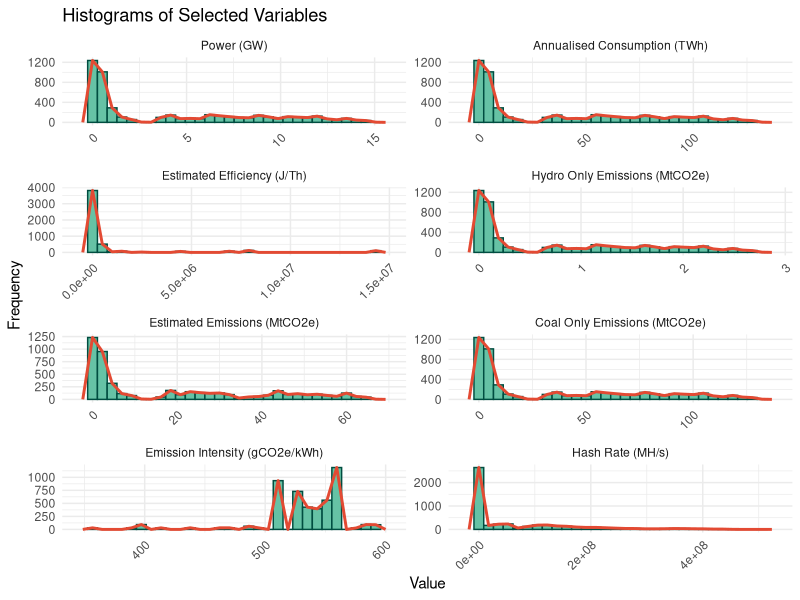
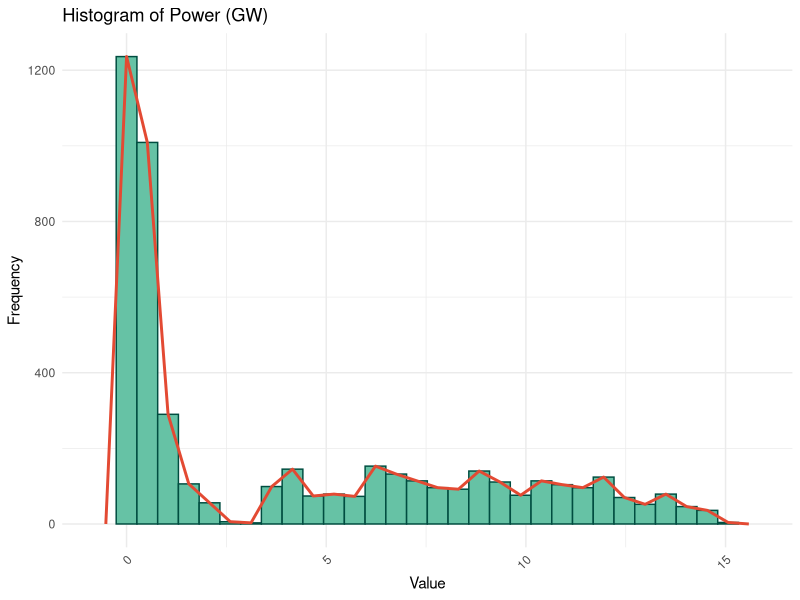
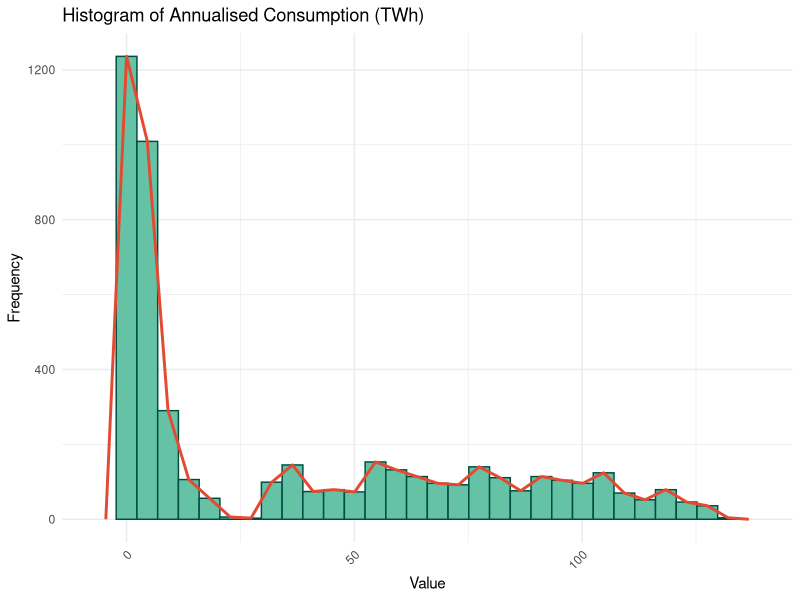
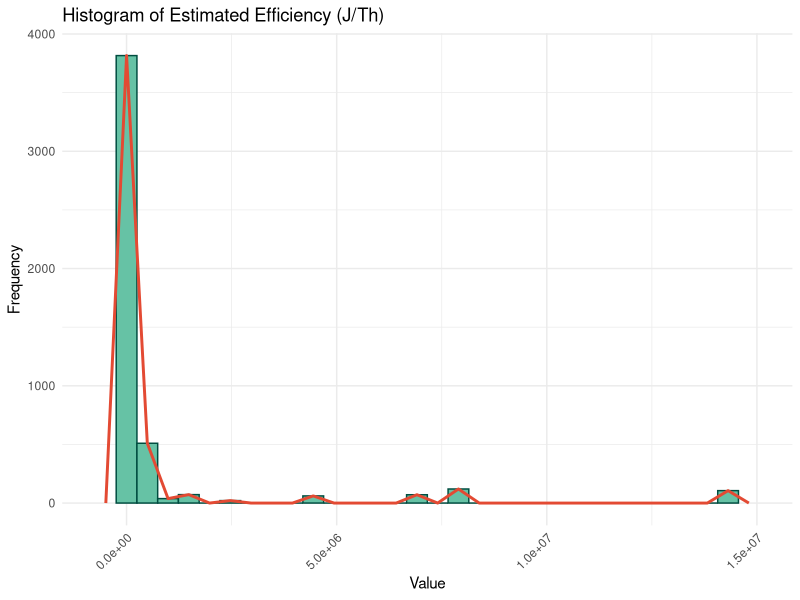
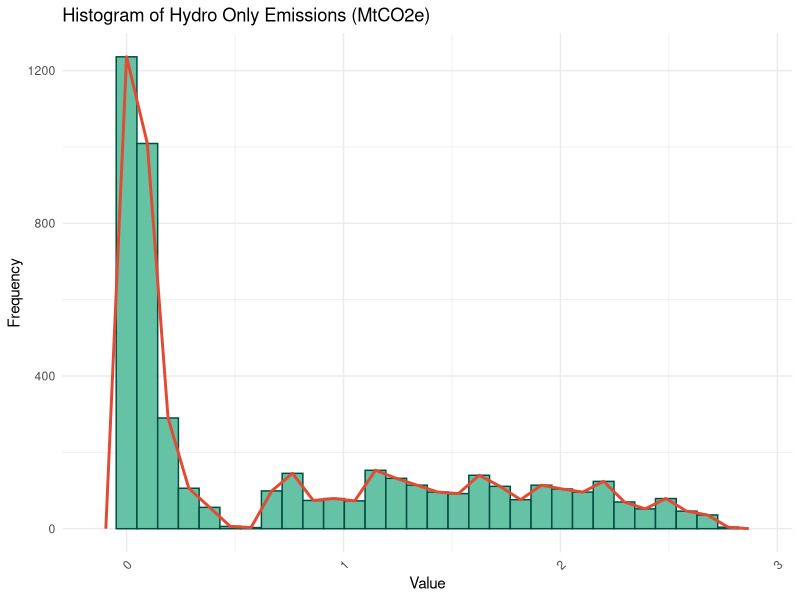
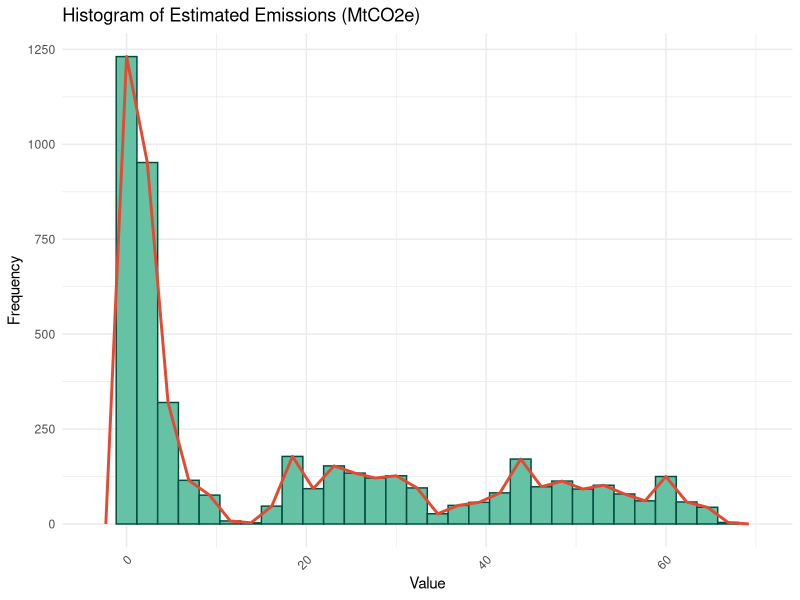
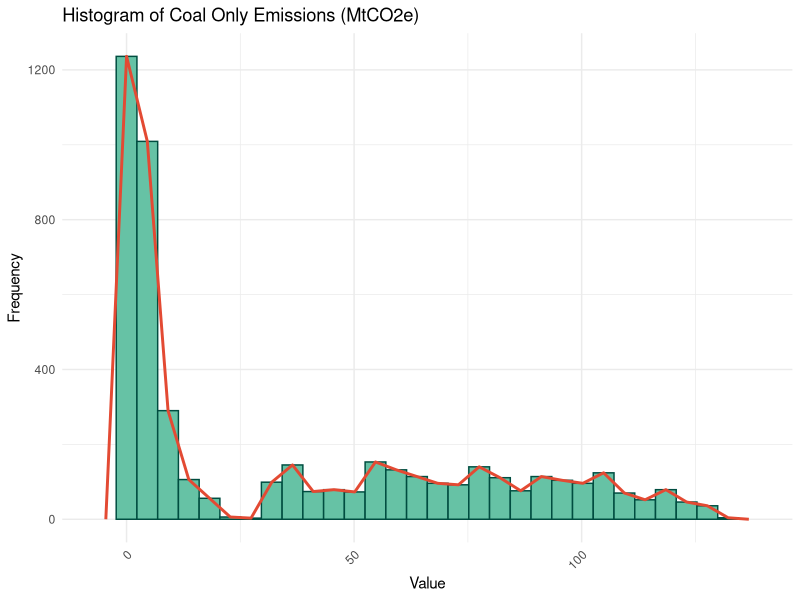
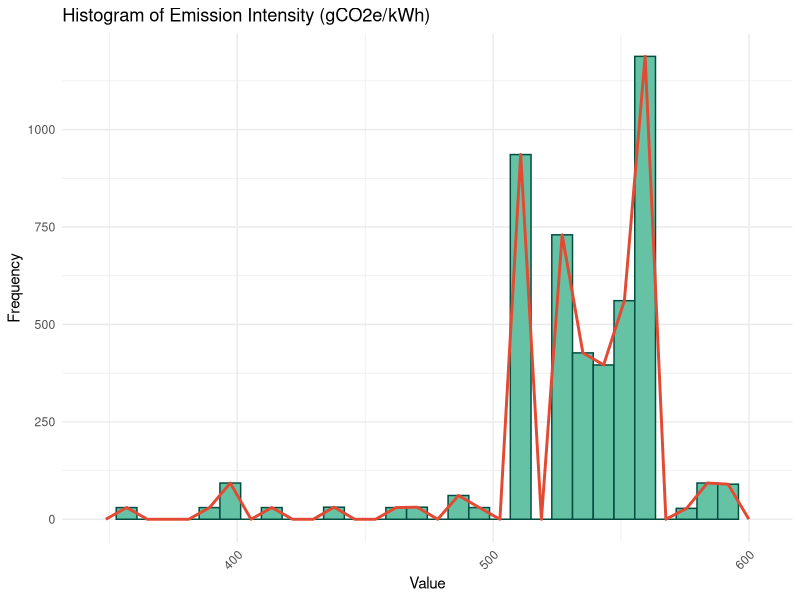

The R source for these figures, in order:
## ---- chunk 1
knitr::opts_chunk$set(echo = TRUE)
## ---- chunk 2

library(lubridate)
library(dplyr)
library(ggplot2)
library(rlang)
library(gridExtra)
library(ggthemes)
library(tidyverse)
library(reshape2)
library(corrplot)

## ---- chunk 3

Cleaned_bitcoin_mining <- read.csv("Cleaned_bitcoin_mining.csv")

head(Cleaned_bitcoin_mining)


## ---- chunk 4
dim(Cleaned_bitcoin_mining)
str(Cleaned_bitcoin_mining)


## ---- chunk 5

summary(Cleaned_bitcoin_mining)
## ---- chunk 6

sum(is.na(Cleaned_bitcoin_mining))

## ---- chunk 7

sapply(Cleaned_bitcoin_mining, function(x) length(unique(x)))

## ---- chunk 8

Cleaned_bitcoin_mining$'Date.and.Time' <- as.POSIXct(Cleaned_bitcoin_mining$'Date.and.Time',format= "%Y-%m-%dT%H:%M:%S")

 str(Cleaned_bitcoin_mining)
 
 class(Cleaned_bitcoin_mining$Date.and.Time)
 
 date_range <- range(Cleaned_bitcoin_mining$Date.and.Time)
 
 date_range
 
## ---- chunk 9

# there are the selected variables for analysis
variables <- c('power.GUESS..GW', 'annualised.consumption.GUESS..TWh', 'Estimated.efficiency..J.Th', 
               'Hydro.only..MtCO2e', 'Estimated..MtCO2e', 'Coal.only..MtCO2e', 
               'Emission.intensity..gCO2e.kWh', 'Hash.rate.MH.s')



# Improving the variable names for display in the plots
var_names <- c('Power (GW)', 'Annualised Consumption (TWh)', 'Estimated Efficiency (J/Th)', 
               'Hydro Only Emissions (MtCO2e)', 'Estimated Emissions (MtCO2e)', 'Coal Only Emissions (MtCO2e)', 
               'Emission Intensity (gCO2e/kWh)', 'Hash Rate (MH/s)')

# Convert data to long format for facetting
df_long <- Cleaned_bitcoin_mining %>%
  select(all_of(variables)) %>%
  pivot_longer(cols = everything(), names_to = "Variable", values_to = "Value")

df_long$Variable <- factor(df_long$Variable, levels = variables, labels = var_names)

# All histogram in one view
p <- ggplot(df_long, aes(x = Value)) + 
  geom_histogram(aes(y = ..count..), fill = '#66c2a5', color = '#004d40', bins = 30) +
  geom_freqpoly(color = "#e34a33", size = 1) +
  facet_wrap(~ Variable, scales = "free", ncol = 2) +
  theme_minimal() + 
  labs(title = "Histograms of Selected Variables", y = "Frequency") +
  theme(axis.text.x = element_text(angle = 45, hjust = 1))

print(p)


# printing each histogram for better view
for(i in 1:length(variables)) {
    df_subset <- df_long[df_long$Variable == var_names[i], ]
    
    p <- ggplot(df_subset, aes(x = Value)) + 
      geom_histogram(aes(y = ..count..), fill = '#66c2a5', color = '#004d40', bins = 30) +
      geom_freqpoly(color = "#e34a33", size = 1) +
      labs(title = paste("Histogram of", var_names[i]), y = "Frequency") +
      theme_minimal() + 
      theme(axis.text.x = element_text(angle = 45, hjust = 1))
    
    
    print(p)
}

## ---- chunk 10

for(i in 1:length(variables)) {
  p <- ggplot(Cleaned_bitcoin_mining, aes(y = Cleaned_bitcoin_mining[[variables[i]]])) + 
    geom_boxplot(fill = '#66c2a5', color = '#004d40', outlier.color = "red", outlier.size = 2) +
    labs(title = paste("Box Plot of", var_names[i]), y = var_names[i]) +
    theme_minimal() 
  
  print(p)
}



## ---- chunk 11

variables <- c('power.GUESS..GW', 'annualised.consumption.GUESS..TWh', 'Estimated.efficiency..J.Th', 
               'Hydro.only..MtCO2e', 'Estimated..MtCO2e', 'Coal.only..MtCO2e', 
               'Emission.intensity..gCO2e.kWh', 'Hash.rate.MH.s')


# sapply function is used to apply a finction to each variable in the 'variables'

outliers_counts <- sapply(variables, function(var) {

  Q1 <- quantile(Cleaned_bitcoin_mining[[var]], 0.25)
  Q3 <- quantile(Cleaned_bitcoin_mining[[var]], 0.75)
  IQR <- Q3 - Q1
  
  lower_bound <- Q1 - 1.5 * IQR
  upper_bound <- Q3 + 1.5 * IQR
  
  outliers <- Cleaned_bitcoin_mining[[var]][Cleaned_bitcoin_mining[[var]] < lower_bound | 
                                           Cleaned_bitcoin_mining[[var]] > upper_bound]
  
  length(outliers)
})

names(outliers_counts) <- variables

outliers_counts



## ---- chunk 12


Cleaned_bitcoin_mining_copy <- Cleaned_bitcoin_mining

for(var in variables) {
  
  Q1 <- quantile(Cleaned_bitcoin_mining_copy[[var]], 0.25)
  Q3 <- quantile(Cleaned_bitcoin_mining_copy[[var]], 0.75)
  IQR <- Q3 - Q1
  

  lower_bound <- Q1 - 1.5 * IQR
  upper_bound <- Q3 + 1.5 * IQR
  
  Cleaned_bitcoin_mining_copy[[var]] <- ifelse(Cleaned_bitcoin_mining_copy[[var]] < lower_bound, lower_bound, 
                                               ifelse(Cleaned_bitcoin_mining_copy[[var]] > upper_bound, upper_bound, 
                                                      Cleaned_bitcoin_mining_copy[[var]]))
}

summary(Cleaned_bitcoin_mining_copy[variables])

for (var in variables) {
  
  p <- ggplot(Cleaned_bitcoin_mining_copy, aes_string(x = var)) + 
    geom_histogram(aes(y = ..count..),fill = '#66c2a5', color = '#004d40', bins = 30) +
    geom_freqpoly(color = "#e34a33", size = 1) +
    labs(title = paste("Histogram of", var, "after Capping/Flooring"), y = "Frequency") +
    theme_minimal() +
    theme(axis.text.x = element_text(angle = 45, hjust = 1))
  
  print(p)
}


## ---- chunk 13

Cleaned_bitcoin_mining_log <- Cleaned_bitcoin_mining
for (var in variables) {
  Cleaned_bitcoin_mining_log[[paste0("log_", var)]] <- log1p(Cleaned_bitcoin_mining[[var]])
}

# Visualize the log-transformed data
for (var in paste0("log_", variables)) {
  # Plot
  p <- ggplot(Cleaned_bitcoin_mining_log, aes_string(x = var)) + 
    geom_histogram(aes(y = ..count..), fill = '#66c2a5', color = '#004d40', bins = 30) +
    geom_freqpoly(color = "#e34a33", size = 1) +
    labs(title = paste("Histogram of Log Transformed", var), y = "Frequency") +
    theme_minimal() +
    theme(axis.text.x = element_text(angle = 45, hjust = 1))
  
  print(p)
}


## ---- chunk 14

data_without_outliers <- Cleaned_bitcoin_mining

for (var in variables) {
  
  Q1 <- quantile(Cleaned_bitcoin_mining[[var]], 0.25)
  Q3 <- quantile(Cleaned_bitcoin_mining[[var]], 0.75)
  IQR <- Q3 - Q1
  
  lower_bound <- Q1 - 1.5 * IQR
  upper_bound <- Q3 + 1.5 * IQR
  
  data_without_outliers <- data_without_outliers[data_without_outliers[[var]] >= lower_bound & data_without_outliers[[var]] <= upper_bound, ]
}

data_with_outliers <- Cleaned_bitcoin_mining

summary_without_outliers <- summary(data_without_outliers[variables])
summary_with_outliers <- summary(data_with_outliers[variables])

list(Without_Outliers = summary_without_outliers, With_Outliers = summary_with_outliers)



## ---- chunk 15


cor_matrix <- cor(Cleaned_bitcoin_mining[variables], use = "complete.obs")


col <- colorRampPalette(c("#BB4444", "#EE9988", "#FFFFFF", "#77AADD", "#4477AA"))

corrplot(cor_matrix, method = "color", type = "upper", 
         col = col(200),     
         tl.col = "black",  
         tl.srt = 90,         
         order = "hclust",    
         addCoef.col = "black", 
         number.cex = 0.5,  
         title = "Correlation Matrix", mar=c(0,0,1,0))


## ---- chunk 16


before_2013 <- subset(Cleaned_bitcoin_mining, Date.and.Time < as.Date("2013-01-03"))
after_2013 <- subset(Cleaned_bitcoin_mining, Date.and.Time >= as.Date("2013-01-03"))

t_result <- t.test(before_2013$power.GUESS..GW, after_2013$power.GUESS..GW)

print(t_result)


## ---- chunk 17

results <- list()

for(var in variables) {

    if(any(is.na(before_2013[[var]])) || any(is.na(after_2013[[var]]))) {
        results[[var]] <- "Contains NA values"
    } else if(length(unique(before_2013[[var]])) == 1 || length(unique(after_2013[[var]])) == 1) {

        results[[var]] <- "Constant values in one or both periods"
    } else {
        result <- t.test(before_2013[[var]], after_2013[[var]])
        results[[var]] <- result
    }
}

for(var in variables) {
    cat("T-test results for", var, ":\n")
    print(results[[var]])
    cat("\n---------------------------------------------\n")
}



